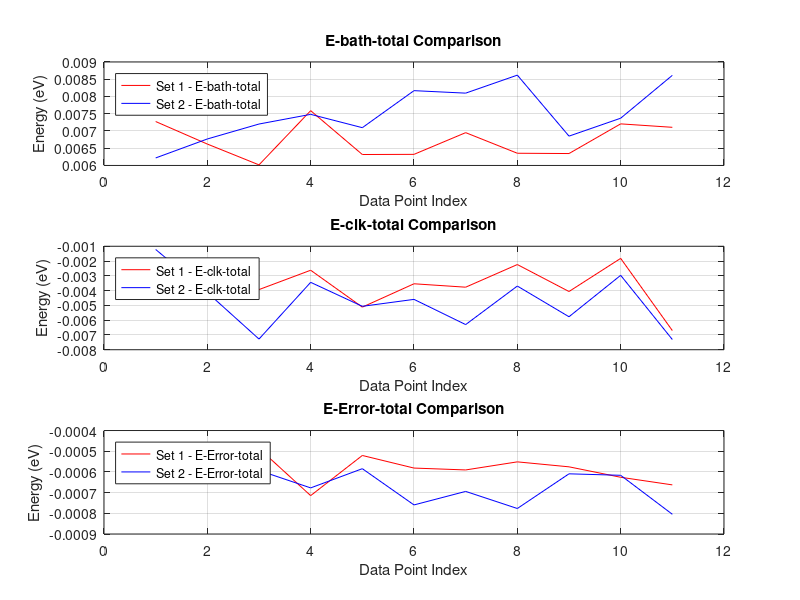

The MATLAB source for this figure:
% Given data for the first set
E_bath_total_1 = [7.2736e-003, 6.6205e-003, 6.0169e-003, 7.5883e-003, 6.3174e-003, 6.3218e-003, 6.9512e-003, 6.3541e-003, 6.3454e-003, 7.2057e-003, 7.1060e-003];
E_clk_total_1 = [-4.0198e-003, -3.7206e-003, -3.9311e-003, -2.6226e-003, -5.1173e-003, -3.5383e-003, -3.7693e-003, -2.2376e-003, -4.0614e-003, -1.8207e-003, -6.7032e-003];
E_Error_total_1 = [-6.4816e-004, -6.1358e-004, -4.8656e-004, -7.1448e-004, -5.2054e-004, -5.8140e-004, -5.9043e-004, -5.5141e-004, -5.7542e-004, -6.2586e-004, -6.6263e-004];

% Given data for the second set
E_bath_total_2 = [6.2177e-003, 6.7679e-003, 7.2011e-003, 7.4817e-003, 7.0952e-003, 8.1688e-003, 8.0967e-003, 8.6187e-003, 6.8502e-003, 7.3699e-003, 8.6124e-003];
E_clk_total_2 = [-1.2176e-003, -4.1296e-003, -7.2773e-003, -3.4411e-003, -5.0631e-003, -4.5935e-003, -6.2988e-003, -3.6922e-003, -5.7688e-003, -2.9664e-003, -7.3084e-003];
E_Error_total_2 = [-4.9575e-004, -6.0709e-004, -5.9288e-004, -6.7722e-004, -5.8440e-004, -7.5951e-004, -6.9420e-004, -7.7677e-004, -6.0918e-004, -6.1635e-004, -8.0465e-004];

% Time vector or data point index (assuming you have it)
time = 1:length(E_bath_total_1);

% Plot the energy values for both sets
figure;
subplot(3, 1, 1);
plot(time, E_bath_total_1, 'r', 'DisplayName', 'Set 1 - E-bath-total');
hold on;
plot(time, E_bath_total_2, 'b', 'DisplayName', 'Set 2 - E-bath-total');
xlabel('Data Point Index');
ylabel('Energy (eV)');
title('E-bath-total Comparison');
legend('Location', 'Northwest');
grid on;

subplot(3, 1, 2);
plot(time, E_clk_total_1, 'r', 'DisplayName', 'Set 1 - E-clk-total');
hold on;
plot(time, E_clk_total_2, 'b', 'DisplayName', 'Set 2 - E-clk-total');
xlabel('Data Point Index');
ylabel('Energy (eV)');
title('E-clk-total Comparison');
legend('Location', 'Northwest');
grid on;

subplot(3, 1, 3);
plot(time, E_Error_total_1, 'r', 'DisplayName', 'Set 1 - E-Error-total');
hold on;
plot(time, E_Error_total_2, 'b', 'DisplayName', 'Set 2 - E-Error-total');
xlabel('Data Point Index');
ylabel('Energy (eV)');
title('E-Error-total Comparison');
legend('Location', 'Northwest');
grid on;

hold off;
